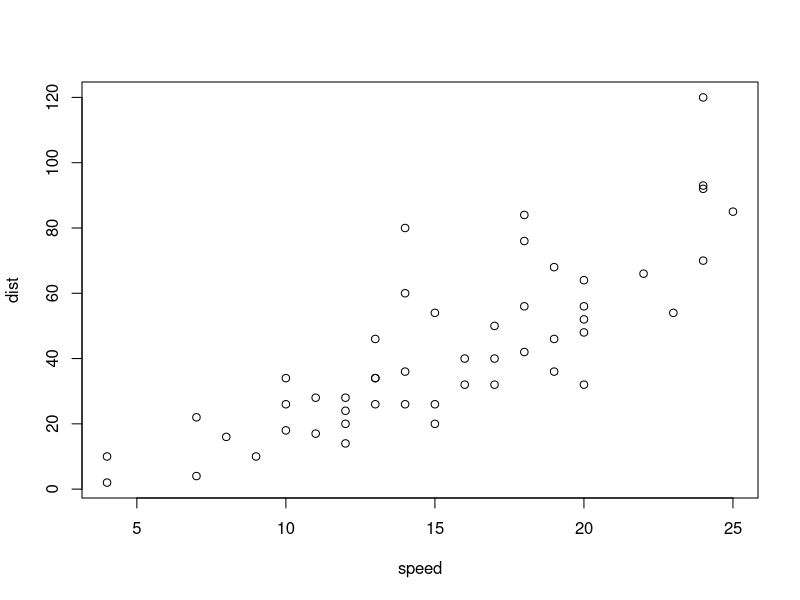
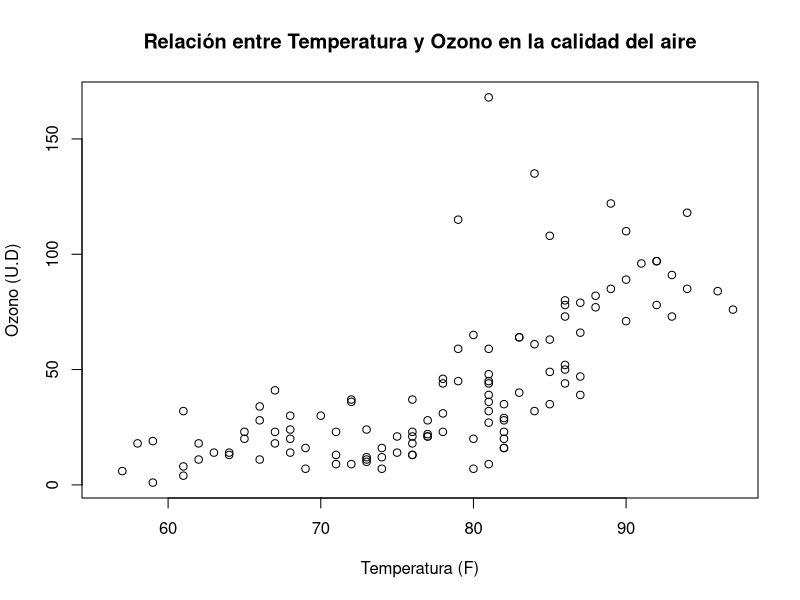
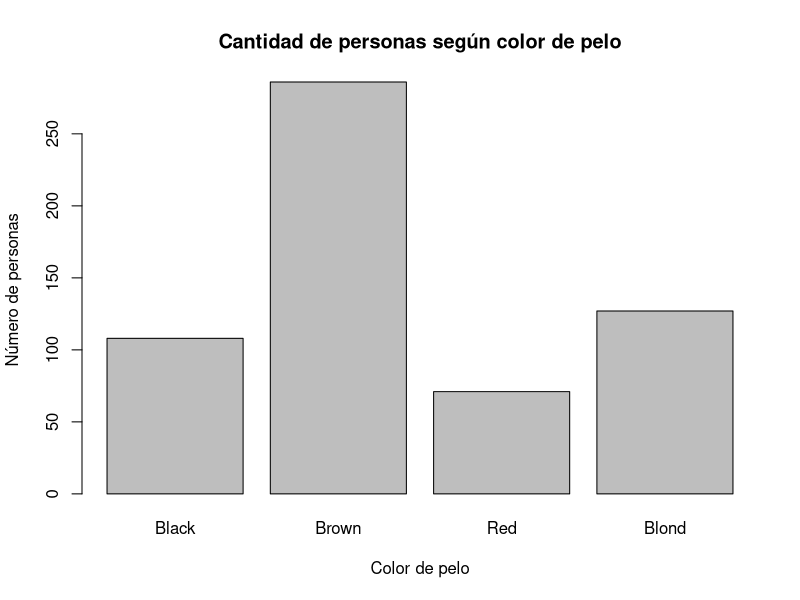
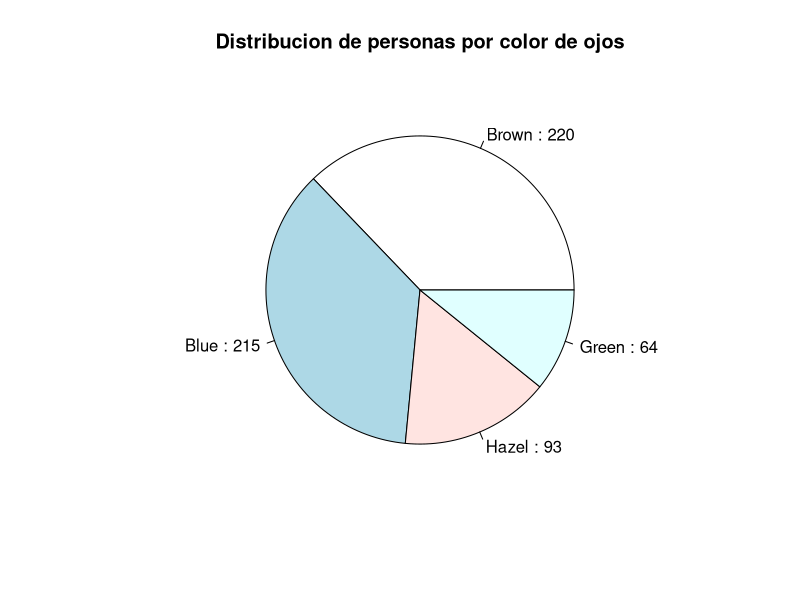
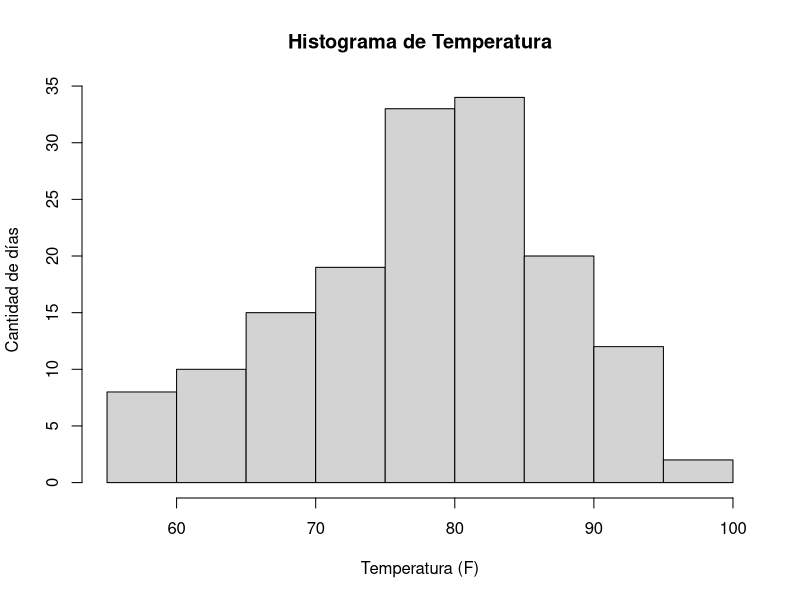

Here is the R script that generated these plots, in order:
## ---- chunk 1
plot(cars)
## ---- chunk 2
plot(
 x=airquality$Temp,
 y=airquality$Ozone,
 xlab="Temperatura (F)",
 ylab="Ozono (U.D)",
 main="Relación entre Temperatura y Ozono en la calidad del aire"
)
## ---- chunk 3
personas_colorpelo <- aggregate(Freq ~ Hair, data = HairEyeColor, FUN = sum)
barplot(
 personas_colorpelo$Freq,
 names.arg = personas_colorpelo$Hair,
 main = "Cantidad de personas según color de pelo",
 xlab = "Color de pelo",
 ylab = "Número de personas"
)
## ---- chunk 4
data("HairEyeColor")
personas_colorojos <- aggregate(Freq ~ Eye, data = HairEyeColor, FUN = sum)
pie(
 x= personas_colorojos$Freq,
 main = "Distribucion de personas por color de ojos",
 labels = paste(personas_colorojos$Eye, ":", personas_colorojos$Freq)
)
## ---- chunk 5
data(airquality)
hist(airquality$Temp,
 main = "Histograma de Temperatura",
 xlab = "Temperatura (F)",
 ylab = "Cantidad de días"
)
## ---- chunk 6
1 + 1
## ---- chunk 7
#| echo: false
2 * 2
